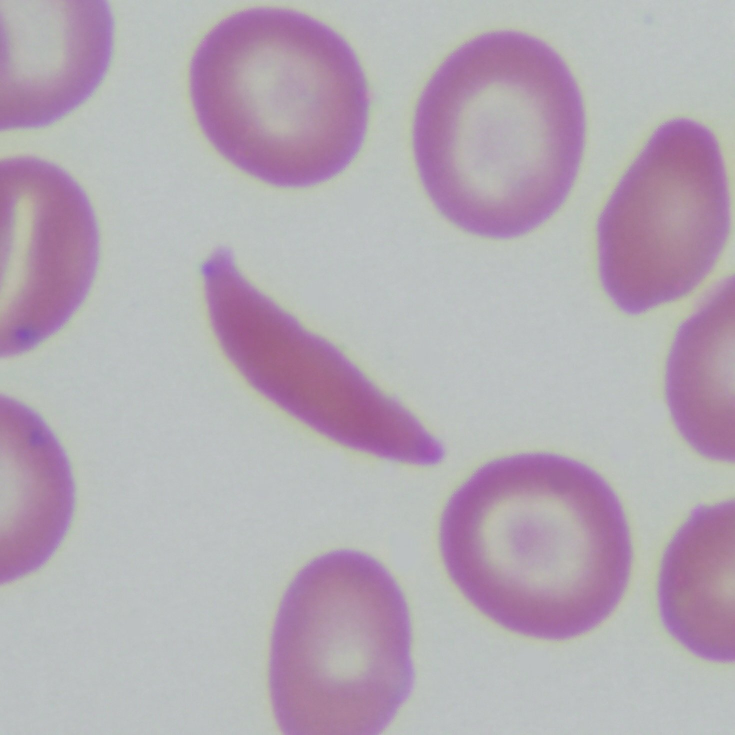
#> input picture presentation/RBC.jpg, 1469 x 1469 px (shown at 1/2 size)
$ jupyter execute --allow-errors morphological_processing_ii_student.ipynb
#> lines starting #> are read from the running program, lines starting #| are printed output that depends on the picture; after the words box and inside, x2 and y2 are one past the last pixel; in counts of white or black regions, pixels touching at a corner belong together
# 2026/02/23 BME1462: Morphological Image Processing II

By Aaron Zeng, Zion Park, and Caresse Nian

## Topics of Focus: Hit-or-Miss Transform and Hole Filling (Morphological Algorithm)

## Library and Image Set Up

[cell 1]
# Import Essential Libraries

from skimage import io, morphology, filters, exposure
import numpy as np
import matplotlib.pyplot as plt
from scipy.ndimage import binary_dilation, binary_fill_holes, binary_hit_or_miss, binary_erosion

# 1. Hit-or-Miss Transform
## 1.1 What is a Hit-or-Miss Transform?
The hit-or-miss (HMT) transform is a *binary morphological operator* that detects **exact spatial configurations**. In other words, it finds locations where a specific foreground shape exists **AND** a specific background pattern exists around it.

This is different from dilation and erosion, which only look at foreground.
- Erosion: Is the foreground shape  present?
- Dilation: Could the foreground shape fit?
- HMT: Is the shape present **and** is the surrounding area empty?

## 1.2 Mathematical Definition
$$ A \circledast (B_1, B_2) = (A \ominus B_1)\cap (A^c \ominus B_2) $$

Where:
- $ A $ = binary image (foreground = 1)
- $ B_1 $ = foreground structuring element (SE)
- $ B_2 $ = background SE

Interpretation:
- First erosion $A \ominus B_1$ checks **what must be present**
- Second erosion $A^c \ominus B_2$ checks **what must be absent**
- Intersection $\cap$ enforces both simultaneously

Alternatively:
$$ I \circledast B = \{\ z \mid (B)_z \subseteq I \}\ $$

Where $(B)_z$ is checked if it's a subset of Image $I$, and Image $I$ is both foreground *and* background pixels.

## 1.3 Defining Foreground and Background SE
Take a look at the following candidate patterns.

Consider that the plus (+) pattern is the target. How can we demand *exact structure*?
- Foreground SE must encode prescence (center plus pattern)
- Background SE must encode absence (corners)

[cell 2]
def show_three_side_by_side(img1, title1, img2, title2, img3, title3, cmap="gray"):
#> called with img1 = array of shape (15, 15), img2 = array of shape (3, 3), img3 = array of shape (3, 3), cmap = 'gray'
    plt.figure(figsize=(9, 3))

    plt.subplot(1, 3, 1)
    plt.imshow(img1, cmap=cmap)
    plt.title(title1)
    plt.axis("off")

    plt.subplot(1, 3, 2)
    plt.imshow(img2, cmap=cmap)
    plt.title(title2)
    plt.axis("off")

    plt.subplot(1, 3, 3)
    plt.imshow(img3, cmap=cmap)
    plt.title(title3)
    plt.axis("off")

    plt.tight_layout()
    plt.show()
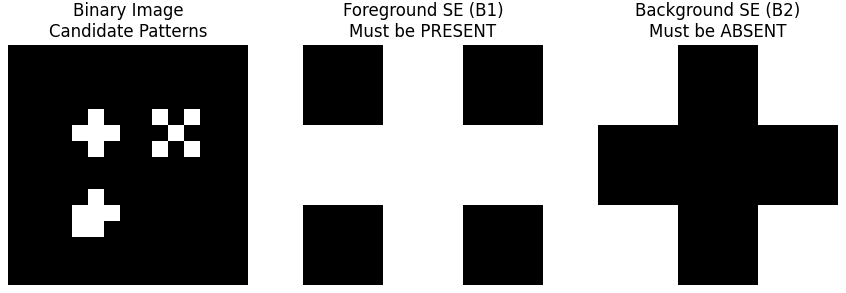
#> figure drawn by matplotlib, 3 panels

img = np.zeros((15, 15), dtype=bool)

# perfect cross
img[4:7, 4:7] = [[0,1,0],
                 [1,1,1],
                 [0,1,0]]

# cross with extra pixel (should FAIL)
img[9:12, 4:7] = [[0,1,0],
                  [1,1,1],
                  [1,1,0]]

# x pattern (should FAIL)
img[4:7, 9:12] = [[1,0,1],
                  [0,1,0],
                  [1,0,1]]

# Structuring elements
B1 = np.array([[0,1,0],
               [1,1,1],
               [0,1,0]], dtype=bool)

B2 = np.array([[1,0,1],
               [0,0,0],
               [1,0,1]], dtype=bool)

show_three_side_by_side(
    img, "Binary Image\nCandidate Patterns",
    B1, "Foreground SE (B1)\nMust be PRESENT",
    B2, "Background SE (B2)\nMust be ABSENT"
)

## 1.4 Why Erosion Alone is Not Enough (i.e. why must absence be explicitly specified?)
Let's try eroding using only the foreground SE:

#> (a cell that did not finish here is left out)

**Result:**
- Multiple locations survive erosion $\rightarrow$ 'false' positives

**Interpretation:**

Erosion is able to answer "Is this foreground pattern present anywhere inside the neighborhood?", however is does *not* ask "Is anything extra present?".
- detects presence
- ignores absence

Now let's look at eroding the complement image using the background SE:

#> (a cell that did not finish here is left out)

This enforces which pixels must be zero.

### The Hit-or-Miss Transform Happens Here:
Intersect both conditions:

#> (a cell that did not finish here is left out)

By intersecting foreground SE and background SE erosion, the background SE is able to address the flaw of foreground SE erosion (i.e. does not ask "Is anything extra present?") by enforcing which pixels must be absent.

This results in only one detection, which is the center of the desired plus (+) pattern.

## 1.5 Why Does Hit-or-Miss Only Work on Binary Images?
HMT answers a boolean question at every pixel. Recall the definition:
$$ A \circledast (B_1, B_2) = (A \ominus B_1)\cap (A^c \ominus B_2) $$
A pixel is either in the set or not in the set.
### Issue with HMT on Greyscale Images
Greyscale erosion changes meaning:
$$(I \ominus B)(x) = \min_{b \in B} I(x + b)$$

This computes a minimum, not a subset test. It now asks if there are *low values nearby* rather than if the SE is *entirely present*.
HMT requires both existence of a pattern and non-existance of a pattern. In greyscale, existence becomes "large intensity" and non-existence as "small intensity" $\rightarrow$ the cutoff is now arbituary and context-dependent.

# 2. Choosing Structuring Elements

## 2.1 Size and Shape
The size of the structuring element will depend on the size of the features that you would want to detect and the image and the shape will also depend on the shape of the features. Usually, you would want to match the shape of the structuring element to the shape of the feature you want to detect

There are many options in sckimage.morphology: disks, squares, rectangles and crosses.

#> (a cell that did not finish here is left out)

[cell 7]
fig, axs = plt.subplots(1, 5)
fig.set_size_inches(20,20)

axs[0].set_title("Original Image")
axs[0].imshow(img, cmap='Greys_r')

axs[1].set_title("Binary Image")
#> (the rest of this cell did not finish here and is left out)

## 2.2 Detecting Shapes with Hit-or-Miss Transform

[cell 8]
sample_img = io.imread("RBC.jpg", as_gray=True)
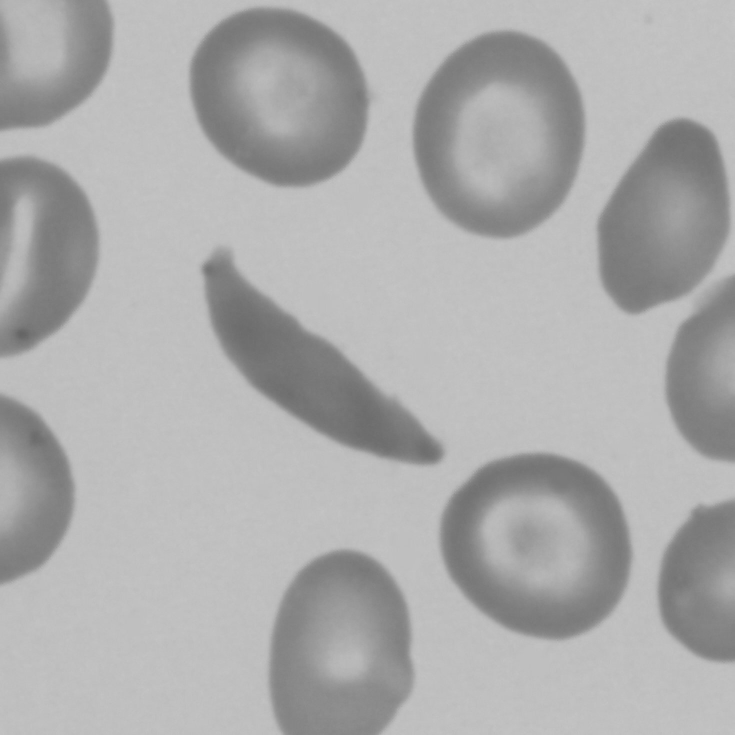
#> sample_img: shape (1469, 1469) float64 (shown at 1/2 size); min 0.393, max 0.779, mean 0.677
img_smooth = filters.gaussian(sample_img, sigma = 4, preserve_range = True)
img_rescaled = exposure.rescale_intensity(
    img_smooth, out_range=np.uint8)
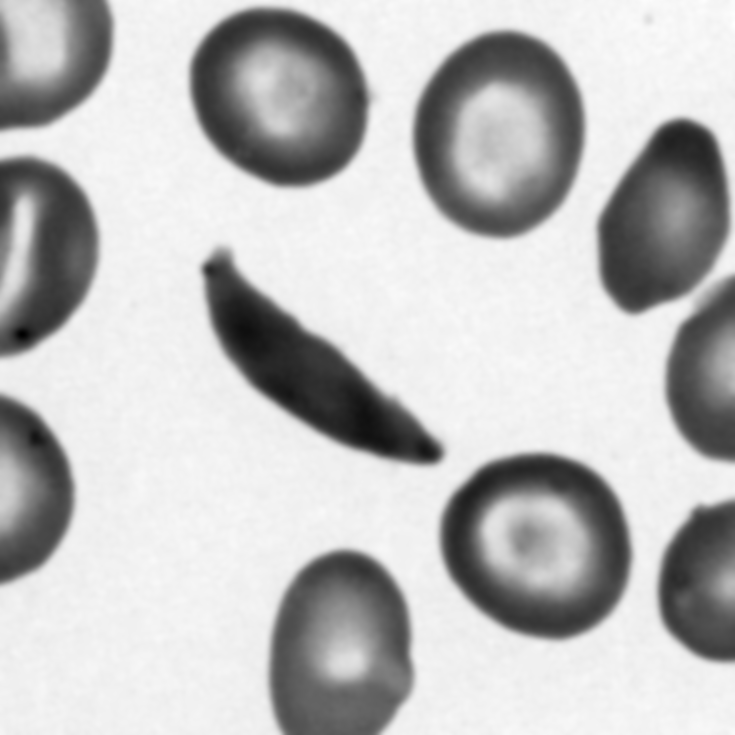
#> img_rescaled: shape (1469, 1469) (shown at 1/2 size); min 0, max 255, mean 189

mask = img_rescaled >= filters.threshold_local(
    img_rescaled, 33, method='gaussian')
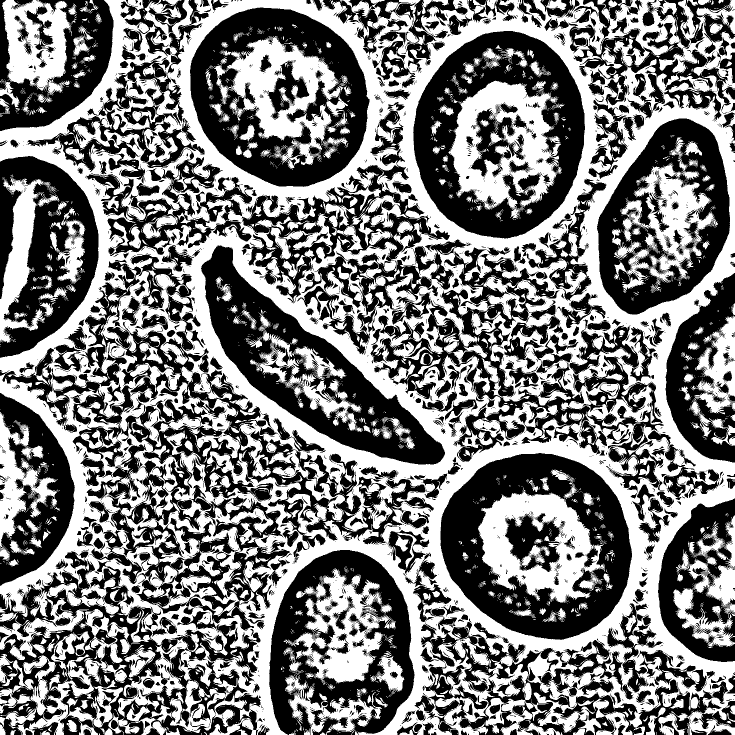
#> mask: shape (1469, 1469) bool (shown at 1/2 size); 48.8% white; 4243 white regions (3663 under 20 px), largest, box (x1, y1, x2, y2) and area: (0, 0, 1469, 1469) 724152, (897, 161, 1129, 438) 30214, (956, 980, 1210, 1206) 28331

mask_closed = morphology.binary_closing(mask, morphology.disk(3))
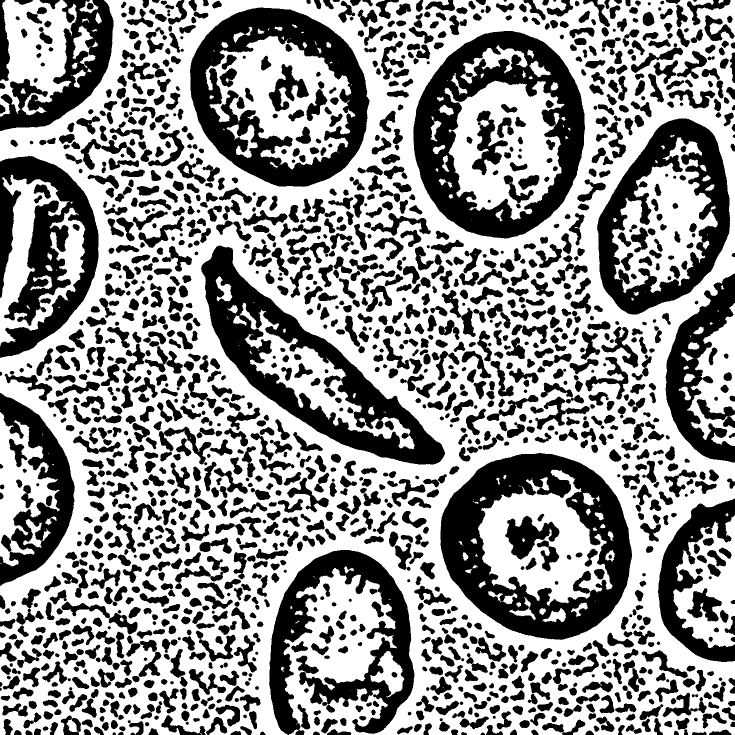
#> mask_closed: shape (1469, 1469) bool (shown at 1/2 size); 58.3% white; 1611 black regions (4 under 20 px), largest, box (x1, y1, x2, y2) and area: (881, 906, 1264, 1280) 64597, (826, 62, 1170, 477) 58927, (402, 491, 890, 929) 52325

mask_closed_invert_filled = binary_fill_holes(1 - mask_closed)
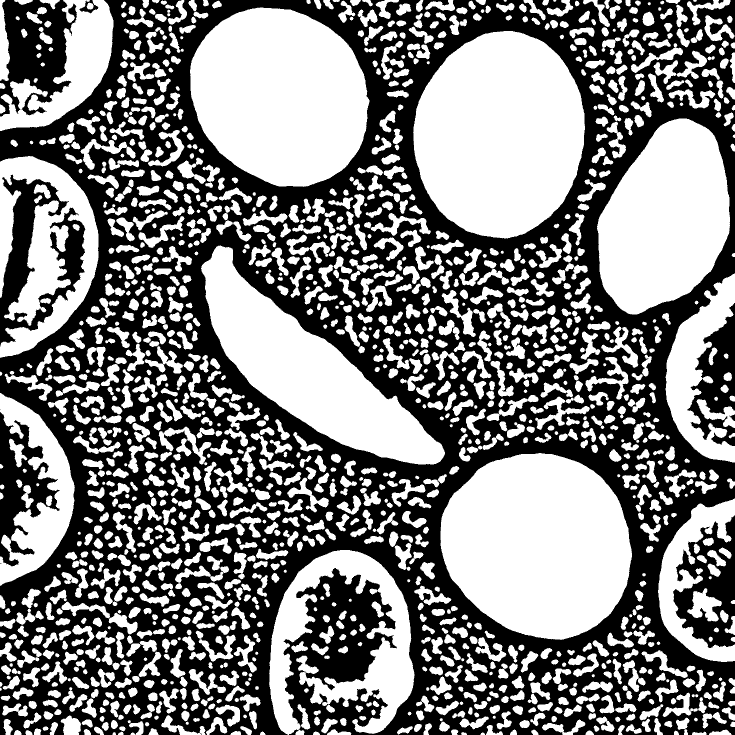
#> mask_closed_invert_filled: shape (1469, 1469) bool (shown at 1/2 size); 50.1% white; 13 black regions (4 under 20 px), largest, box (x1, y1, x2, y2) and area: (0, 0, 1469, 1469) 989657, (0, 349, 171, 693) 21802, (0, 0, 154, 233) 20754

fig, axs = plt.subplots(1, 4)
fig.set_size_inches(20,20)

axs[0].set_title("Grayscale Image")
axs[0].imshow(sample_img, cmap='Greys_r')

axs[1].set_title("Binary Image")
axs[1].imshow(mask_closed, cmap='binary_r')

axs[2].set_title("Image Complement")
axs[2].imshow(1 - mask_closed, cmap='binary_r')

axs[3].set_title("Image Complement with Hole Filled")
axs[3].imshow(mask_closed_invert_filled, cmap='binary_r')

plt.show()
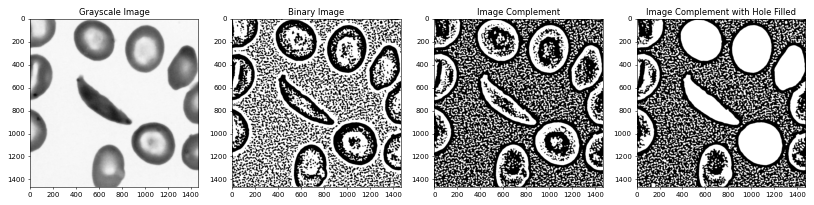
#> figure drawn by matplotlib, 4 panels

[cell 9]
# detecting the healthy cells
se_disk = morphology.disk(80)
sample_img_complement = 1 - mask_closed_invert_filled

#> (the rest of this cell did not finish here and is left out)

## 3. Other Morphological Algorithms - Focus: Hole Filling ##

One of the most useful applications of morphological algorithms is the ability to extract image components that are useful for analysis further downstream.

We will look at one common use-case: Hole Filling

Recall that a 'hole' is simply a collection of background pixels surrounded by foreground pixels (object of interest)
Refer to the binary image below to see several holes across multiple amorphous shapes reminiscent of cells:

**Note the background (black) and the foreground (white)**

*Photo taken from: https://stackoverflow.com/questions/22310489/filling-holes-in-objects-that-touch-the-border-of-an-image*

### 3.1 Logic Behind the Algorithm ###
Hole filling algorithm based on morphology can be expressed mathematically in the following manner:

$$X_{k} = (X_{k-1} \oplus B) \cap I^c$$  $$k = 1, 2, 3, ...$$

Say that there is a shape $A$ that has a hole in the image $I$

What hole-filling does:
1. A new array $X$ of "0"'s is created with the same dimensions of $I$
2. Each position of $X$ where there would be a hole in $I$, these pixel positions are set to "1" via dilation operation by structuring element $B$
3. The conjunction/union operator with $I^c$ ensures that this iterative operation by $B$ becomes only valid for pixel positions within shape $A$ (the hole)
4. Once it has converged, the shape $A$ and the now filled hole in $X$ are unified to form the filled shape

Assuming a structuring element (3 x 3 cross) B, dilation iteratively performed, expanding the "On" pixels by one connectivity step each time while being constrained within the boundaries of the original shape thanks to the boundaries formed by the image's complement ($I^c$)

Scikit-image provides condensed methods to perform such operations. Below is a visual, step-by-step example of how hole filling algorithm works

[cell 10]
image = np.zeros((12,12)); image[2:10, 2:10] = True; image[3:9, 3:9] = False # building a binary image with hole
X_arraynot = np.zeros((12,12))
X_array = np.zeros((12,12)); X_array[3,3] = True # X_array with a seed at X_0
iteration1 = X_array.copy(); iteration1[3,4] = True; iteration1[4,3] = True
iteration2 = iteration1.copy(); iteration2[4,4] = True; iteration2[3,5] = True; iteration2[5,3] = True
I_c = 1 - image

fig, ax = plt.subplots(2,3)
fig.set_facecolor('grey')
ax[0, 0].imshow(image, cmap='binary_r'); ax[0, 0].set_title('Original Image'); ax[0, 0].axis('off')
ax[0, 1].imshow(X_arraynot,cmap='binary_r'); ax[0, 1].set_title('Array X'); ax[0, 1].axis('off')
ax[0, 2].imshow(X_array,cmap='binary_r'); ax[0, 2].set_title('Pixel Seed inside Hole ($X_{0}$)'); ax[0, 2].axis('off')
ax[1, 0].imshow(iteration1,cmap='binary_r'); ax[1, 0].set_title("Array X: Iteration 1"); ax[1, 0].axis('off')
ax[1, 1].imshow(iteration2,cmap='binary_r'); ax[1, 1].set_title("Array X: Iteration 2"); ax[1, 1].axis('off')
ax[1, 2].imshow(I_c,cmap='binary_r'); ax[1,2].set_title("Complement of Image"); ax[1,2].axis('off')

plt.tight_layout()
plt.show()
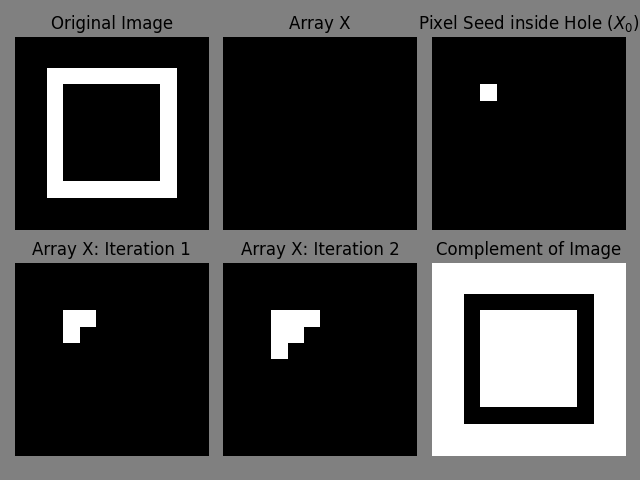
#> figure drawn by matplotlib, 6 panels
